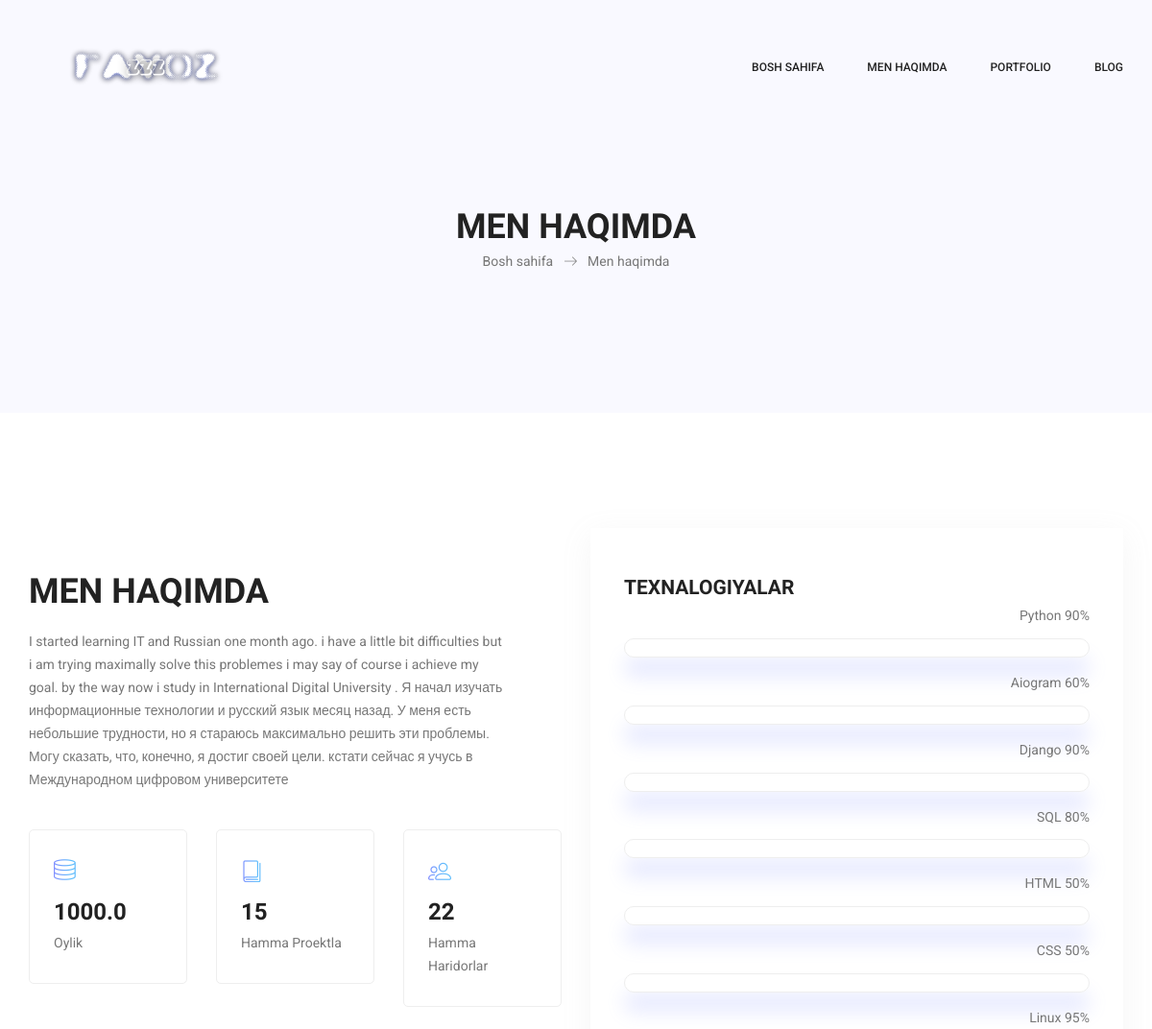
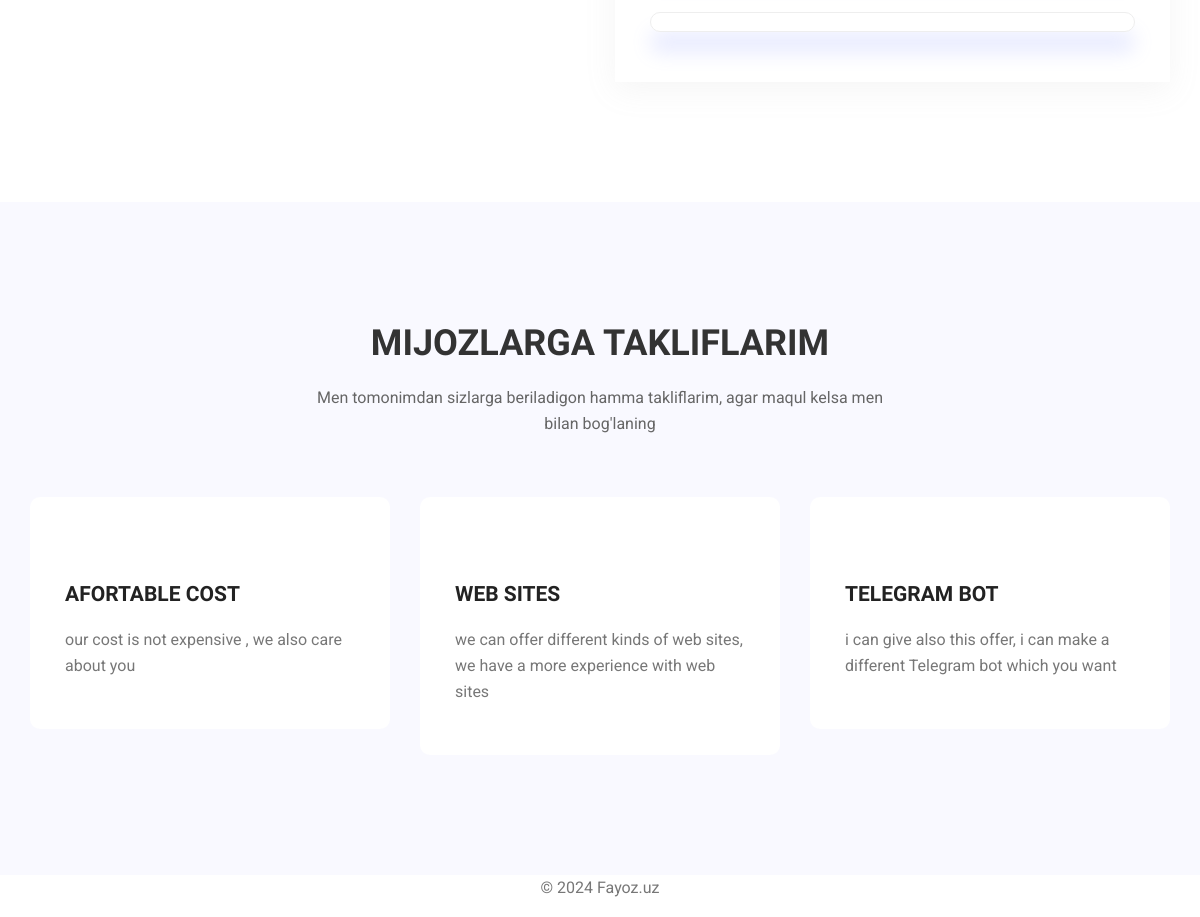
The page /about/ on the database its author committed (2 pictures, top to bottom).
### app1/models.py (models this page shows, shortened)
class About(models.Model):
    body = models.TextField()
    amount = models.FloatField()
    project_count = models.IntegerField()
    customer_count = models.IntegerField()

class Skils(models.Model):
    name = models.CharField(max_length = 70)
    percentage = models.IntegerField()
    order = models.IntegerField()

class Servies(models.Model):
    name = models.CharField(max_length = 100)
    icon = models.CharField(max_length = 100)
    order = models.IntegerField()
    discription = models.TextField()

### app1/views.py (the view)
# urls.py: path('about/', AboutUs, name='AboutUs'),
def AboutUs(request, ):
    about = get_object_or_404(About)
    servis = Servies.objects.all()
    skill = Skils.objects.all()
    return render (request, 'about-us.html', {'about': about, 'servis':servis,'skill':skill } )

### templates/about-us.html (shortened to what this page needs)
{% extends "base.html" %}
{% load static %}
{% load bootstrap5 %}
{% block content %}
        <section class="banner_area">
            <div class="banner_inner d-flex align-items-center">
				<div class="container">
					<div class="banner_content text-center">
						<h2>Men haqimda</h2>
						<div class="page_link">
							<a href="/">Bosh sahifa</a>
							<a href="/about">Men haqimda</a>
						</div>
					</div>
				</div>
            </div>
        </section>
        <section class="welcome_area p_120">
        	<div class="container">
        		<div class="row welcome_inner">
        			<div class="col-lg-6">
        				<div class="welcome_text">
        					<h4>Men haqimda</h4>
        					<p> {{ about.body }} </p>
        					<div class="row">
        						<div class="col-sm-4">
        							<div class="wel_item">
        								<i class="lnr lnr-database"></i>
        								<h4>{{ about.amount }}</h4>
        								<p>Oylik</p>
        							</div>
        						</div>
        						<div class="col-sm-4">
        							<div class="wel_item">
        								<i class="lnr lnr-book"></i>
        								<h4>{{ about.project_count }}</h4>
        								<p>Hamma Proektla</p>
        							</div>
        						</div>
        						<div class="col-sm-4">
        							<div class="wel_item">
        								<i class="lnr lnr-users"></i>
        								<h4> {{ about.customer_count }} </h4>
        								<p>Hamma Haridorlar</p>
        							</div>
        						</div>
        					</div>
        				</div>
        			</div>
        			<div class="col-lg-6">
        				<div class="tools_expert">
        					<h3>Texnalogiyalar</h3>
        					<div class="skill_main">
                                {% for tool in skill %}
								<div class="skill_item">
									<h4>{{ tool.name}} <span class="counter">{{ tool.percentage }}</span>%</h4>
									<div class="progress">
									</div>
								</div>
                                {% endfor %}
							</div>
        				</div>
        			</div>
        		</div>
        	</div>
        </section>
        <section class="feature_area p_120">
        	<div class="container">
        		<div class="main_title">
        			<h2>Mijozlarga takliflarim</h2>
        			<p>Men tomonimdan sizlarga beriladigon hamma takliflarim, agar maqul kelsa men bilan bog'laning</p>
        		</div>
        		<div class="feature_inner row">
                    {% for offer in servis %}
        			<div class="col-lg-4 col-md-6">
        				<div class="feature_item">
        					<h4>{{ offer.name }}</h4>
        					<p>{{ offer.discription }}</p>
        				</div>
        			</div>
                    {% endfor %}
        		</div>
        	</div>
        </section>
{% endblock %}

### rows shown on the page
About: body "I started learning IT and Russian one month ago. i have a little bit difficulties but i am trying maximally solve this problemes i may say of course i achieve my goal. by the way now i study in International Digital University . Я начал изучать информационные технологии и русский язык месяц назад. У меня есть небольшие трудности, но я стараюсь максимально решить эти проблемы. Могу сказать, что, конечно, я достиг своей цели. кстати сейчас я учусь в Международном цифровом университете", amount "1000.0", project_count "15", customer_count "22"
Skils: name "Python", percentage "90"
Skils: name "Aiogram", percentage "60"
Skils: name "Django", percentage "90"
Skils: name "SQL", percentage "80"
Skils: name "HTML", percentage "50"
Skils: name "CSS", percentage "50"
Skils: name "Linux", percentage "95"
Servies: name "AFORTABLE COST", discription "our cost is not expensive , we also care about you"
Servies: name "WEB SITES", discription "we can offer different kinds of web sites, we have a more experience with web sites"
Servies: name "TELEGRAM BOT", discription "i can give also this offer, i can make a different Telegram bot which you want"
